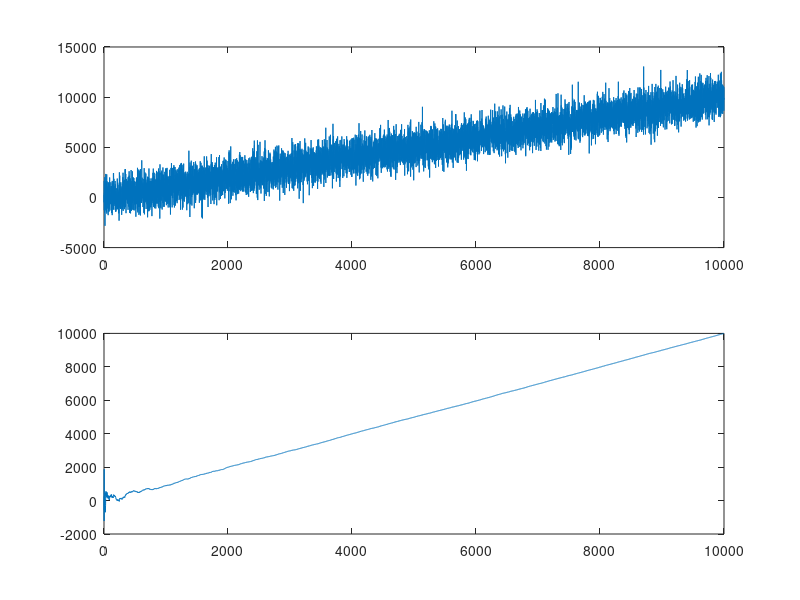

This figure's MATLAB source:
N=10000;
t=1:N;
measurements = (t)  + 1000*randn(1,N); % Angulo entregado por el accel
measurements = measurements';
N = length(measurements);

dt = .01; % Tiempo entre las mediciones
 
u = 0;

x = [0 ; 0]; % Estado inicial (alfa, bias -> valor del giroscopio en estado estacionario)
P = [1000 0 ; 0 1000]; % Incertidumbre inicial (aca no se cual seria)
B = [1 ; 0];
F = [1 -dt ; 0 1]; % Funcion del proximo estado
H = [1 0]; % Funcion de measurement

% Valor de la varianza falta para R
R = [.0001]; % Incertidumbre de la measurement
%

I = [1 0 ; 0 1]; % Matriz identidad
for i=1:N
    % Measurement Update
    Z = measurements(i,:);
    Y = Z - H*x;
    S = H*P*H' + R;
    K = P*H'*(inv(S));
    x = x + (K*Y);
    P = (I - (K*H))*P;
    
    % Prediction
    x = (F*x + B*u);
    a(i)=x(1);
    P = F*P*F';
    
end
subplot(211);
plot(measurements);
subplot(212);
plot(a);